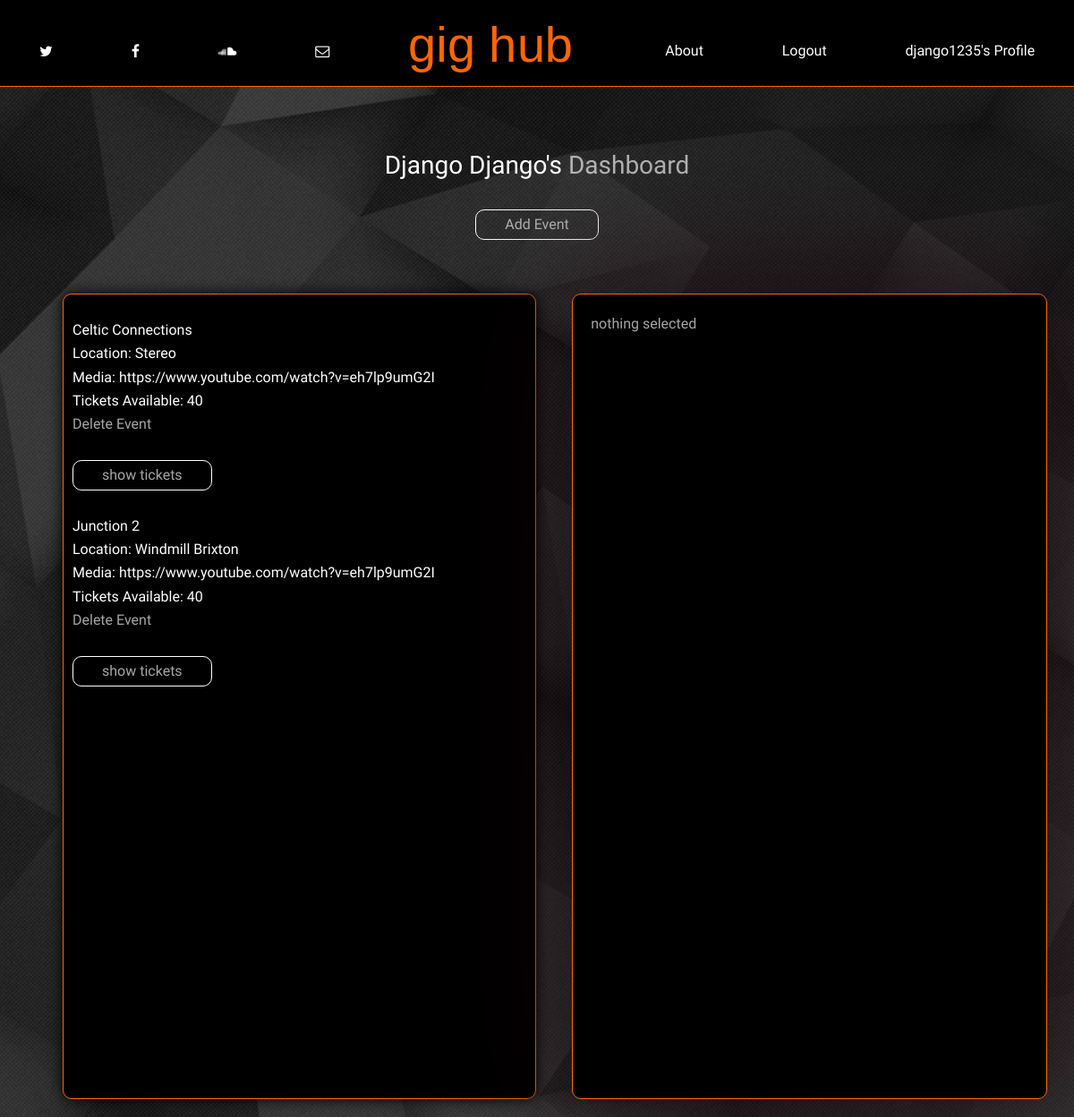
The page /app/performer_profile/ (signed in) on the database its author committed.
### app/models.py (models this page shows, shortened)
class Performer (models.Model):
    performer = models.ForeignKey(User, null=True)
    bandname = models.CharField(max_length=128,null=False)
    paypal = models.CharField(max_length=128)
    media = models.URLField()
    genre = models.CharField(max_length=128)

class Event(models.Model):
        name = models.CharField(max_length=128, unique=False)
        time = models.DateTimeField()
        venue = models.ForeignKey(Venue)
        media = models.URLField()
        performer = models.ForeignKey(Performer)
        slug = models.SlugField()
        no_tickets = models.IntegerField(default=0)
        price = models.IntegerField(default=0)

class Venue(models.Model):
    name = models.CharField(max_length=128)
    address = models.CharField(max_length=256)
    contact = models.CharField(max_length=256)
    location = models.CharField(max_length=128)
    def __unicode__(self):  #For Python 2, use __str__ on Python 3
        return self.name

### app/views.py (the view)
def performer_profile(request):
    get_performer = User.objects.get(username=request.user.username)
    performer = Performer.objects.get(performer=get_performer)
    event_performer = Event.objects.all().filter(performer=performer)
    bandname = performer.bandname
    context_dict = {'events': event_performer}
    context_dict['bandname']= bandname
    return render(request, 'Gigstop/performer_profile.html',context_dict )

### app/templatetags/app_tags.py (called while the page is built)
@register.filter(name='is_member')
def is_member(user, group_name):
	group = Group.objects.get(name=group_name)
	return True if group in user.groups.all() else False

### templates/Gigstop/performer_profile.html (shortened to what this page needs)
{% extends 'Gigstop/base.html' %}
{% load staticfiles %}
{% block body_block %}
	<header id="header">
		<h1><strong>{{bandname}}'s</strong> Dashboard</h1>
		<a id="addEvent" class="button" href="{% url 'add_event' %}" id="addEvent">Add Event</a>
	</header>
		<div id="DashboardContainer">
			<div class="BandBox">
			{% if events %}
				<br>
						{% for Event in events %}
						<ul id="AJAXtickets">
							 <li><strong>{{Event.name}}</strong></li>
							 <li><strong>Location: {{Event.venue}}</strong></li>
							 <li><strong>Media: {{Event.media}}</strong></li>
							 <li><strong>Tickets Available: {{Event.no_tickets}}</strong></li>
							 <li><a id="delete" type="button" href="{% url 'delete_event' Event.id %}"> Delete Event</a></li><br>
							 <li><input type="button"
							 	value="show tickets"
							 	link="{% url 'showtickets' Event.id %}"
							 	onclick="getTickets({% url 'showtickets' Event.id %})"/></li><br>
							{% endfor %}
						</ul>
			{% else %}
				<p>You dont have any gigs on the main wall yet</p>
			{% endif %}
			</div>
			<div class="TicketsBox">
				nothing selected
			</div>
		</div>
{% endblock %}

### templates/Gigstop/base.html (shortened to what this page needs)
<!DOCTYPE html>
{% load static %}
{% load app_tags %}
<link rel="stylesheet" href="../../static/CSS/CSSmenu.css" type="text/css" media="all">
<link rel="stylesheet" href="http://maxcdn.bootstrapcdn.com/font-awesome/4.3.0/css/font-awesome.min.css">
<html>
	<body onload="buyTicket()">
		<div id="container">
			<navbar id="navbar" role="navigation">
				<div>
					<ul>
							<li><a href="http://twitter.com/moaimsc" target="blank"
								class="icon style6 fa-twitter"><span class="label">Twitter</span></a></li>
							<li><a href="https://www.facebook.com/MOAImusic/" target="blank"
								class="icon style6 fa-facebook"><span class="label">Facebook</span></a></li>
							<li><a href="http://soundcloud.com/moai_music" target="blank"
								class="icon style6 fa-soundcloud"><span class="label">Soundcloud</span></a></li>
							<li><a href="mailto:christopher.melville@me.com" target="blank"
								class="icon style6 fa-envelope-o"><span class="label">Email</span></a></li>
							<li><a id="logo" href="{% url 'index' %}" >gig hub </a></li>
							<li><a href="{% url 'about' %}" id="about">About</a></li>
						{% if user.is_authenticated %}
							<li><a href="{% url 'logout' %}" id="logout">Logout</a></li>
							{% if user|is_member:"Band" %}
								<li><a href="{% url 'performer_profile' %}" id="performer_profile">{{ user.username }}'s Profile</a></li>
							{%else%}
								<li><a href="{% url 'userprofile' %}" id="userprofile">{{ user.username }}'s Profile</a></li>
							{% endif %}
						{%else %}
							<li><a href="{% url 'login' %}" id="login">Login</a></li>
							<li><a href="{% url 'register' %}" id="register">Register</a></li>
						{% endif %}
					</ul>
				</div>
			</navbar>
			<div id="content">
				{% block body_block %}{% endblock %}
			</div>
		</div>
	</body>
</html>

### static/CSS/base.css (style rules this page uses)
html, body, div, span, applet, object, iframe, h1, h2, h3, h4, h5, h6, p, blockquote, pre, a, abbr, acronym, address, big, cite, code, del, dfn, em, img, ins, kbd, q, s, samp, small, strike, strong, sub, sup, tt, var, b, u, i, center, dl, dt, dd, ol, ul, li, fieldset, form, label, legend, table, caption, tbody, tfoot, thead, tr, th, td, article, aside, canvas, details, embed, figure, figcaption, footer, header, hgroup, menu, nav, output, ruby, section, summary, time, mark, audio, video { margin: 0; padding: 0; border: 0; font-size: 100%; font: inherit; vertical-align: baseline; }
article, aside, details, figcaption, figure, footer, header, hgroup, menu, nav, section { display: block; }
body { line-height: 1; }
ol, ul { list-style: none; }
body { -webkit-text-size-adjust: none; }
*, *:before, *:after { -moz-box-sizing: border-box; -webkit-box-sizing: border-box; box-sizing: border-box; }
body { -ms-overflow-style: scrollbar; }
body { background: url("../images/bg.jpg") no-repeat center center fixed; -webkit-background-size: cover; -moz-background-size: cover; -o-background-size: cover; background-size: cover; }
body, input, select, textarea { color: rgba(255, 255, 255, 0.65); font-family: "Source Sans Pro", Helvetica, sans-serif; font-size: 13pt; font-weight: 200; line-height: 1.65; }
@media screen and (max-width: 1280px) { body, input, select, textarea { font-size: 12pt; } }
a { color: inherit; text-decoration: none; -moz-transition: border-bottom-color 0.2s ease-in-out, color 0.2s ease-in-out; -webkit-transition: border-bottom-color 0.2s ease-in-out, color 0.2s ease-in-out; -ms-transition: border-bottom-color 0.2s ease-in-out, color 0.2s ease-in-out; transition: border-bottom-color 0.2s ease-in-out, color 0.2s ease-in-out; }
strong, b { color: #ffffff; font-weight: 200; }
h1, h2, h3, h4, h5, h6 { color: #ffffff; font-weight: 200; line-height: 1.5; margin: 0 0 1em 0; }
h1 { font-size: 1.75em; }
#DashboardContainer { display: flex; height:100%; width: 95%; margin: 0px 50px 0px 50px; }
.BandBox { height:900px; width: 50%; border-radius: 10px; background-color: black; border: solid 0.5px #ff6600; box-shadow: inset 0 0 0 1px rgba(0, 0, 0, 0), 0 0 1em 0 #000; margin:20px; padding:0px 10px 0px 10px; overflow-y:scroll; }
.TicketsBox { padding:0px 10px 0px 10px; height:900px; width: 50%; border-radius: 10px; background-color: black; border: solid 0.5px #ff6600; box-shadow: inset 0 0 0 1px rgba(0, 0, 0, 0), 0 0 10em 0 #16030a; margin:20px; overflow-y: scroll; text-align: left; padding: 20px 20px 20px 20px; }
.icon { text-decoration: none; border-bottom: none; position: relative; }
.icon:before { -moz-osx-font-smoothing: grayscale; -webkit-font-smoothing: antialiased; font-family: FontAwesome; font-style: normal; font-weight: normal; text-transform: none !important; }
input[type="submit"], input[type="reset"], input[type="button"], button, .button { -moz-appearance: none; -webkit-appearance: none; -ms-appearance: none; appearance: none; -moz-transition: background-color 0.2s ease-in-out, color 0.2s ease-in-out; -webkit-transition: background-color 0.2s ease-in-out, color 0.2s ease-in-out; -ms-transition: background-color 0.2s ease-in-out, color 0.2s ease-in-out; transition: background-color 0.2s ease-in-out, color 0.2s ease-in-out; background-color: transparent; border-radius: 10px; border: 0; border: 1px solid white; overflow: hidden; color: !important; cursor: pointer; display: inline-block; font-weight: 200; height: 2em; line-height: 0em; padding: 1em 2em 1em 2em; text-align: center; text-decoration: none; white-space: nowrap; }
#container { min-height: 100%; position: relative; }
#navbar { height: 50px; background-color: black; margin-top: 0px; width: 100%; text-align: center; margin-top: 0; color: white; top: 0; left: 0; z-index: 999; position: fixed; float: left; border-bottom: 1px solid #ff6600; }
#navbar ul { list-style-type: none; display: flex; justify-content: space-between; flex-wrap: wrap; vertical-align: middle; }
#navbar li { margin-top: -20px; vertical-align: middle; flex: 1 0 auto; }
#navbar ul li:nth-child(5) { color: #ff6600; margin-top: -60px; font-family: ‘Trebuchet MS’, Helvetica, sans-serif; font-size: 350%; }
@media screen and (max-width: 2000px) { #navbar { padding: 4em 0 2em 0; } }
@media screen and (max-width: 2000px) { #header { text-align: center; padding: 6em 0 4em 0; margin: 100px 50px 0px 50px; } }
@media screen and (max-width: 2000px) { #header h1 { color: rgba(255, 255, 255, 0.65); } }

### rows shown on the page
Performer: bandname "Django Django"
Event: name "Celtic Connections", venue "Stereo", media "https://www.youtube.com/watch?v=eh7lp9umG2I", no_tickets "40", id "show tickets"
Event: name "Junction 2", venue "Windmill Brixton", media "https://www.youtube.com/watch?v=eh7lp9umG2I", no_tickets "40", id "show tickets"

### other values the page prints
{{ user.username }} "django1235"
